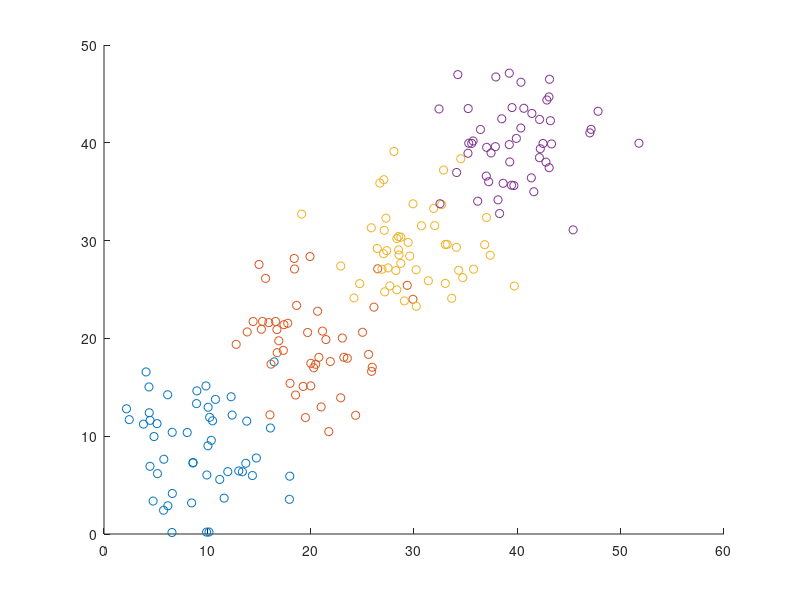

This chart was generated by the following MATLAB code:
line = 2; % 1 = line, 0 = ring

N = 4; % number of classes
R = 10 ; % radius
S = 50; % number of points per class
D = 10; % number of additional (noise) dimensions 
sigma = 4; % sigma for the normrnd spread

% the class centres
if line
    X = R * (1:N);
    Y = X;
else
    alphas = 0:(360/N):359;
    X = R * cos(deg2rad(alphas));
    Y = R * sin(deg2rad(alphas));
end


% feature vectors for the data and vector for the label
fvec = zeros(S*N, D+2);
lbl = zeros(S*N,1);

for i = 1:N
    rows = (i-1)*S+1:i*S;
    fvec(rows,1) = normrnd(X(i), sigma, [S,1]); % first dim
    fvec(rows,2) = normrnd(Y(i), sigma, [S,1]); % second dim
    fvec(rows,3:D+2) = normrnd(0, 1, [S,D]);    % additional D noise dims
    lbl(rows) = i;
end

figure;
hold on;
for i = 1:N
    rows = (i-1)*S+1:i*S;
    scatter(fvec(rows,1), fvec(rows,2));
end
hold off;

save('circle_ordinal.mat','fvec','lbl')